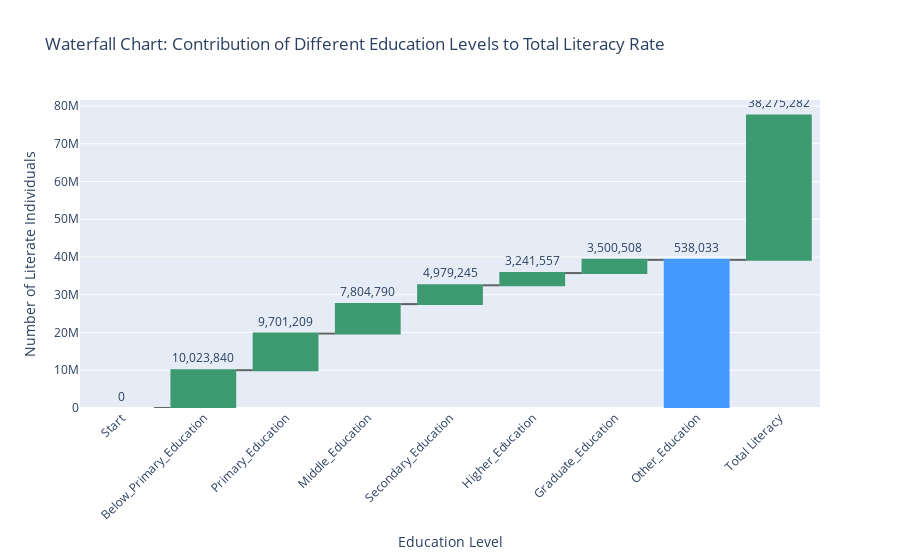

The notebook cell saved with this chart:
### Markdown cell above
#### 3.9 Waterfall Chart

### Code cell
# Calculate the total literacy from different education levels
education_totals = {
    "Below_Primary_Education": df["Below_Primary_Education"].sum(),
    "Primary_Education": df["Primary_Education"].sum(),
    "Middle_Education": df["Middle_Education"].sum(),
    "Secondary_Education": df["Secondary_Education"].sum(),
    "Higher_Education": df["Higher_Education"].sum(),
    "Graduate_Education": df["Graduate_Education"].sum(),
    "Other_Education": df["Other_Education"].sum(),
}

# Prepare the data for the waterfall chart
education_data = list(education_totals.items())
education_data.insert(0, ("Start", 0))  # Starting point
education_data.append(("Total Literacy", df["Literate"].sum()))  # Ending point

# Create the waterfall chart
fig = go.Figure()

# Add the waterfall chart bars
fig.add_trace(
    go.Waterfall(
        measure=["relative"] * (len(education_data) - 2) + ["total"],
        x=[item[0] for item in education_data],
        y=[item[1] for item in education_data],
        text=[f"{item[1]:,}" for item in education_data],
        textposition="outside",
        connector=dict(line=dict(color="rgba(63, 63, 63, 0.8)", width=2)),
        name="Literacy Contribution",
    )
)

# Update the layout
fig.update_layout(
    title="Waterfall Chart: Contribution of Different Education Levels to Total Literacy Rate",
    xaxis_title="Education Level",
    yaxis_title="Number of Literate Individuals",
    xaxis_tickangle=-45,  # Rotate x-axis labels for better readability
    showlegend=False,
)

# Show the plot
fig.show()

### Figure 1 — Plotly figure (JSON) as saved in the notebook; plotly's stock layout.template omitted (floating-point values rounded to 4 significant figures)
{"data": [{"connector": {"line": {"color": "rgba(63, 63, 63, 0.8)", "width": 2}}, "measure": ["relative", "relative", "relative", "relative", "relative", "relative", "relative", "total"], "name": "Literacy Contribution", "text": ["0", "10,023,840", "9,701,209", "7,804,790", "4,979,245", "3,241,557", "3,500,508", "538,033", "38,275,282"], "textposition": "outside", "type": "waterfall", "x": ["Start", "Below_Primary_Education", "Primary_Education", "Middle_Education", "Secondary_Education", "Higher_Education", "Graduate_Education", "Other_Education", "Total Literacy"], "y": [0, 10023840, 9701209, 7804790, 4979245, 3241557, 3500508, 538033, 38275282]}], "layout": {"showlegend": false, "title": {"text": "Waterfall Chart: Contribution of Different Education Levels to Total Literacy Rate"}, "xaxis": {"tickangle": -45, "title": {"text": "Education Level"}}, "yaxis": {"title": {"text": "Number of Literate Individuals"}}}}
